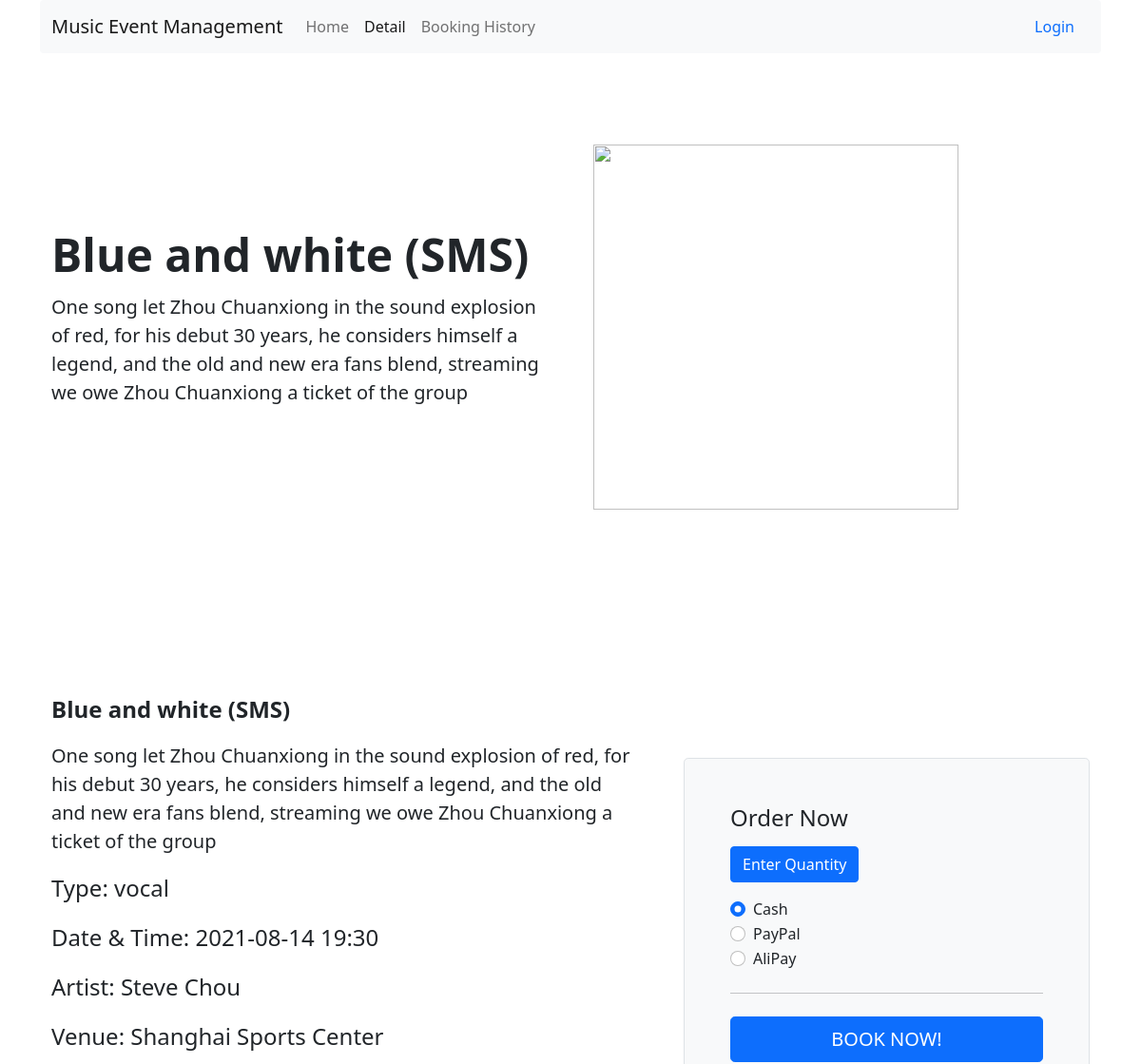
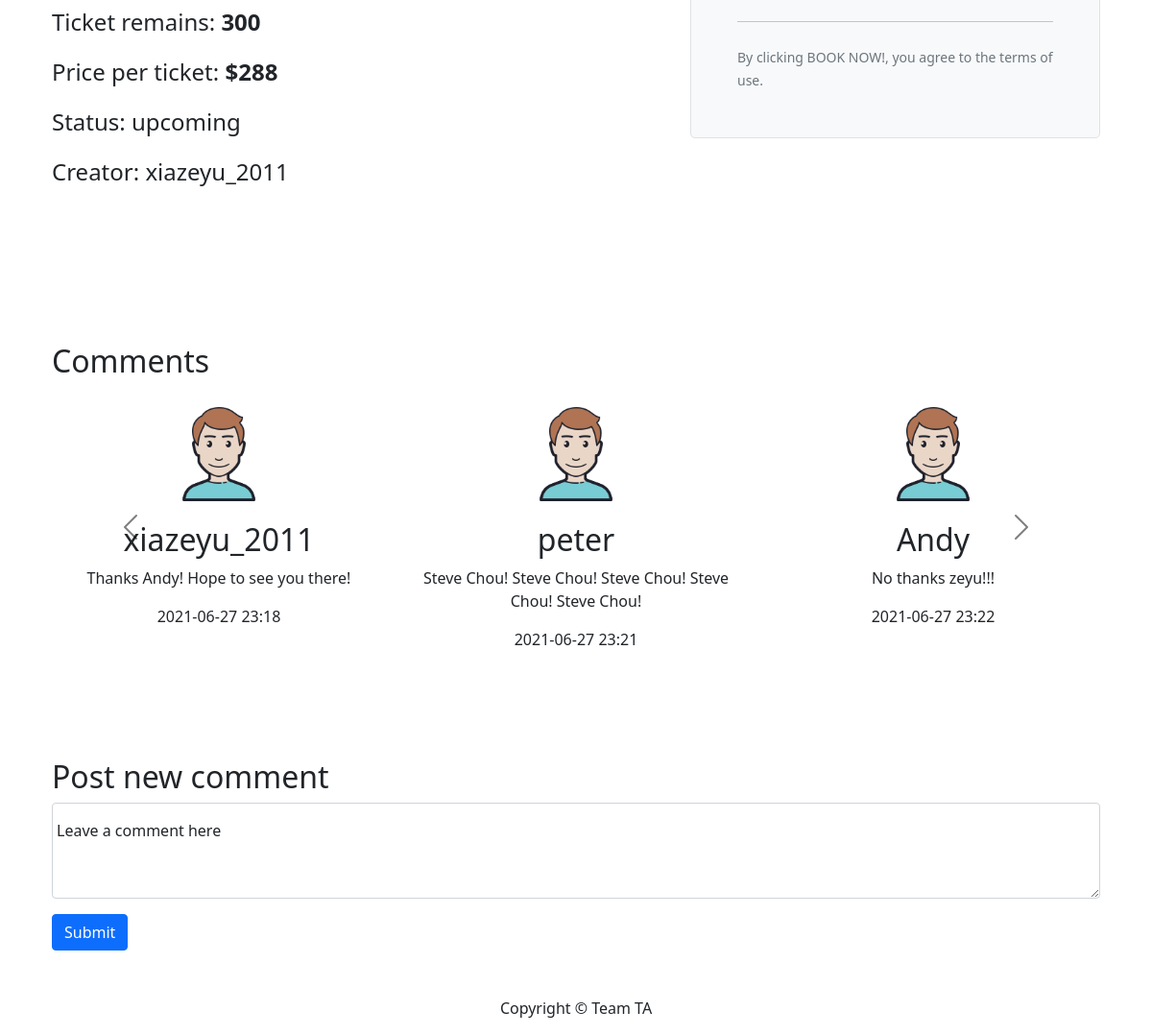
The app's page /content/details?event_id=6 with its own data (2 pictures, top to bottom).
### app/models.py (models this page shows, shortened)
class Event(db.Model):
    __tablename__ = 'events'
    id = db.Column(db.Integer, primary_key=True)
    name = db.Column(db.String(128), index=True, nullable=False)
    type = db.Column(db.String(64), nullable=False)
    venue = db.Column(db.String(128), nullable=False)
    datetime = db.Column(db.DateTime, nullable=False)
    price = db.Column(db.Integer)
    artist = db.Column(db.String(128), nullable=False)
    description = db.Column(db.String(384), nullable=False)
    ticketcount = db.Column(db.Integer, nullable=False)
    status = db.Column(db.String(64), nullable=False)
    creator_id = db.Column(
        db.Integer, db.ForeignKey('users.id'), nullable=False)
    comments = db.relationship('Comment', backref='events')

class User(db.Model, UserMixin):
    __tablename__ = 'users'
    id = db.Column(db.Integer, primary_key=True)
    role = db.Column(db.String(32), index=False, nullable=False)
    username = db.Column(db.String(128), index=True,
                         unique=True, nullable=False)
    emailid = db.Column(db.String(128), index=False, nullable=False)
    phonenumber = db.Column(db.String(128), index=False, nullable=False)
    address = db.Column(db.String(128), nullable=True)
    password_hash = db.Column(db.String(128), nullable=False)
    comments = db.relationship('Comment', backref='user')
    bookings = db.relationship('Booking', backref='user')

class Comment(db.Model):
    __tablename__ = 'comments'
    id = db.Column(db.Integer, primary_key=True)
    text = db.Column(db.String(512))
    created_at = db.Column(db.DateTime)
    creator_id = db.Column(db.Integer, db.ForeignKey('users.id'))
    event_id = db.Column(db.Integer, db.ForeignKey('events.id'))

### app/content/__init__.py (the view)
@bp.route('/details')
def details():
    event_id = request.args.get('event_id')
    event = Event.query.filter_by(id=event_id).first()
    booked_tickets = db.session.query(
        func.sum(Booking.quantity).filter(Booking.event_id == event_id)).scalar() or 0
    remain_tickets = event.ticketcount - booked_tickets
    comments = Comment.query.filter_by(
        event_id=event_id).all()
    for u in comments:
        u.username = User.query.filter_by(id=u.creator_id).first().username
        u.dt = u.created_at.strftime("%Y-%m-%d %H:%M")
    step = 3
    comments_grouped = [(comments[i:i + step], i)
                        for i in range(0, len(comments), step)]
    return render_template(
        'content/details.html',
        comments=comments_grouped,
        event=event,
        event_id=event_id,
        dt=event.datetime.strftime("%Y-%m-%d %H:%M"),
        remain_tickets=remain_tickets,
        creator=User.query.filter_by(id=event.creator_id).first().username
    )

### app/templates/content/details.html (shortened to what this page needs)
{% extends "base.html" %}{% block header %}
<li class="nav-item">
  <a class="nav-link" href="{{ url_for('main.content.list_items') }}">Home</a>
</li>
<li class="nav-item">
  <a
    class="nav-link active"
    href="{{ url_for('main.content.details', event_id=event_id) }}"
    >Detail</a
  >
</li>
<li class="nav-item">
  <a class="nav-link" href="{{ url_for('main.order.booking_history') }}"
    >Booking History</a
  >
</li>
{% endblock %} {% block content %}
<div class="container col-xxl-8 px-4 py-5">
  <div class="row flex-lg-row-reverse align-items-center g-5 py-5">
    <div class="col-10 col-sm-8 col-lg-6">
      <img
        class="rounded-lg-3"
        height="384"
        width="384"
        class="img-fluid"
        src="{{ url_for('static', filename=event.id) }}"
        class="d-block mx-lg-auto img-fluid"
        loading="lazy"
      />
    </div>
    <div class="col-lg-6">
      <h1 class="display-5 fw-bold lh-1 mb-3">{{ event.name }}</h1>
      <p class="lead">{{ event.description }}</p>
    </div>
  </div>
</div>
<div class="container col-xxl-8 px-4 py-5">
  <div class="row align-items-center g-lg-5 py-5">
    <div class="col-lg-7 text-center text-lg-start">
      <p class="col-lg-10 fs-4 fw-bold">{{ event.name }}</p>
      <p class="lead">{{ event.description }}</p>
      <p class="col-lg-10 fs-4">Type: {{ event.type }}</p>
      <p class="col-lg-10 fs-4">Date & Time: {{ dt }}</p>
      <p class="col-lg-10 fs-4">Artist: {{ event.artist }}</p>
      <p class="col-lg-10 fs-4">Venue: {{ event.venue }}</p>
      <p class="col-lg-10 fs-4">
        Ticket remains: <strong>{{ remain_tickets }}</strong>
      </p>
      <p class="col-lg-10 fs-4">
        Price per ticket: <strong>${{ event.price }}</strong>
      </p>
      <p class="col-lg-10 fs-4">Status: {{ event.status }}</p>
      <p class="col-lg-10 fs-4">Creator: {{ creator }}</p>
    </div>
    <div class="col-md-10 mx-auto col-lg-5">
      <form
        class="p-4 p-md-5 border rounded-3 bg-light"
        action="{{ url_for('main.order.book', event_id=event_id) }}"
        method="POST"
      >
        <h4 class="mb-3">Order Now</h4>
        <div class="mb-3">
          <button
            type="button"
            class="btn btn-primary"
            data-bs-toggle="modal"
            data-bs-target="#quantityModal"
          >
            Enter Quantity
          </button>
        </div>
        <div class="my-3">
          <div class="form-check">
            <input
              id="cash"
              name="payment"
              value="cash"
              type="radio"
              class="form-check-input"
              checked
              required
            />
            <label class="form-check-label" for="cash">Cash</label>
          </div>
          <div class="form-check">
            <input
              id="paypal"
              name="payment"
              value="paypal"
              type="radio"
              class="form-check-input"
              required
            />
            <label class="form-check-label" for="paypal">PayPal</label>
          </div>
          <div class="form-check">
            <input
              id="alipay"
              name="payment"
              value="alipay"
              type="radio"
              class="form-check-input"
              required
            />
            <label class="form-check-label" for="alipay">AliPay</label>
          </div>
        </div>
        <hr class="my-4" />
        <button class="w-100 btn btn-lg btn-primary" type="submit">
          BOOK NOW!
        </button>
        <hr class="my-4" />
        <small class="text-muted"
          >By clicking BOOK NOW!, you agree to the terms of use.</small
        >
      </form>
    </div>
  </div>
</div>
<div class="container col-xxl-8 px-4 py-5">
  <h2>Comments</h2>
  {% if comments | length > 0 %}
  <div
    id="comments"
    class="carousel carousel-dark slide"
    data-bs-ride="carousel"
  >
    <div class="carousel-inner text-center">
      {% for group in comments %}
      <div class="carousel-item {% if group[1] == 0 %} active {% endif %}">
        <div class="row">
          {% for item in group[0] %}
          <div class="col-lg-4">
            <img
              class="rounded-circle"
              width="140"
              height="140"
              src="{{ url_for('static', filename='ava.png') }}"
            />
            <h2>{{ item.username }}</h2>
            <p>{{ item.text }}</p>
            <p>{{ item.dt }}</p>
          </div>
          {% endfor %}
        </div>
      </div>
      {% endfor %}
    </div>
    <button
      class="carousel-control-prev"
      type="button"
      data-bs-target="#comments"
      data-bs-slide="prev"
    >
      <span class="carousel-control-prev-icon" aria-hidden="true"></span>
    </button>
    <button
      class="carousel-control-next"
      type="button"
      data-bs-target="#comments"
      data-bs-slide="next"
    >
      <span class="carousel-control-next-icon" aria-hidden="true"></span>
    </button>
  </div>
  {% else %}
  <p>No comment yet.</p>
  {% endif %}
</div>
<div class="container col-xxl-8 px-4 py-5">
  <h2>Post new comment</h2>
  <form
    class="row g-3"
    action="{{ url_for('main.content.new_comment', event_id=event_id) }}"
    method="POST"
  >
    <div class="form-floating col-12">
      <textarea
        class="form-control"
        placeholder="Leave a comment here"
        id="comment"
        name="comment_text"
        style="height: 100px"
      ></textarea>
      <label for="comment">Leave a comment here</label>
    </div>
    <div class="col-12">
      <button type="submit" class="btn btn-primary">Submit</button>
    </div>
  </form>
</div>
{% endblock %}

### records on screen
Event: name "Blue and white (SMS)", description "One song let Zhou Chuanxiong in the sound explosion of red, for his debut 30 years, he considers himself a legend, and the old and new era fans blend, streaming we owe Zhou Chuanxiong a ticket of the group", type "vocal", artist "Steve Chou", venue "Shanghai Sports Center", price "288", status "upcoming"
User: username "xiazeyu_2011"
Comment: username "xiazeyu_2011", text "Thanks Andy! Hope to see you there!", dt "2021-06-27 23:18"
Comment: username "peter", text "Steve Chou! Steve Chou! Steve Chou! Steve Chou! Steve Chou!", dt "2021-06-27 23:21"
Comment: username "Andy", text "No thanks zeyu!!!", dt "2021-06-27 23:22"

### other values on screen
{{ dt }} "2021-08-14 19:30"
{{ remain_tickets }} "300"
